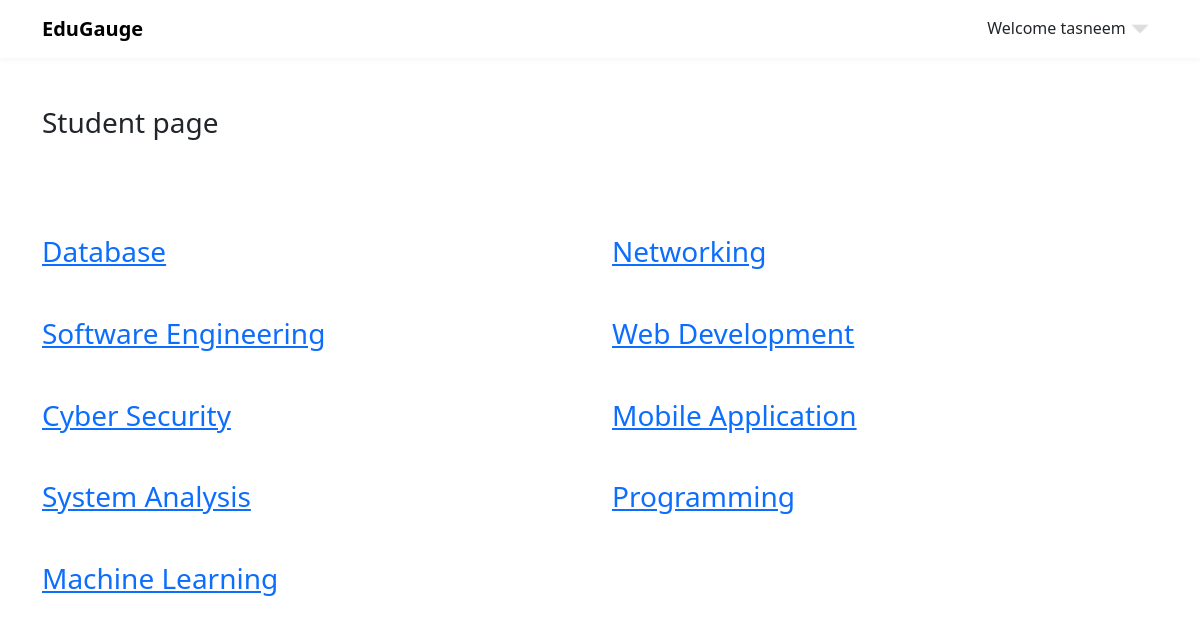
/student (signed in), run on the app's committed database.
### app.py (models this page shows)
class Course(db.Model):
    id = db.Column(db.Integer, primary_key=True, autoincrement=True)
    name = db.Column(db.String(255), unique=True, nullable=False)
    doctor_id = db.Column(db.Integer, db.ForeignKey('doctor.id'))
    questions = db.relationship('Questions', backref='courses', lazy=True)
    scores = db.relationship('Score', backref='courses', lazy=True)

### app.py (the view)
@myapp.route("/student", methods=['GET', 'POST'])
def studentIndex():
    if 'user_id' not in session:
        return redirect(url_for('studentLogin'))
    activeindex = "active"
    with myapp.app_context():
        courses = Course.query.all()
    return render_template('student/student.html', title="Home Page", activeIndex=activeindex, session=session,courses=courses )

### templates/student/student.html (shortened to what this page needs)
{% extends 'base.html' %}
{% block link %}
<link rel="stylesheet" href="{{ url_for('static' , filename='css/student.css') }}">
{% endblock %}
{% block body %}
<div class="container">
    <h3 class="mt-5 mb-5">Student page</h3>
    <div class="row pt-5">
        {% if courses %}
            {%for course in courses%}
                <div class="col-md-6">
                    <h3 class="mb-5"><a href="{{url_for('course_details', course_id=course.id)}}"> {{ course.name }} </a></h3>
                </div>
            {% endfor %}
        {% endif %}
    </div>
</div>
{% endblock %}

### static/css/layout.css (style rules this page uses)
* { box-sizing: border-box; }
:root { --white-color: #FFFFFF; --primary-color: #f44749; --secondary-color: #f3af24; --section-bg-color: #F9F9F9; --dark-color: #000000; --title-color: #565758; --news-title-color: #292828; --p-color: #717275; --border-color: #eaeaea; --body-font-family: 'Montserrat', sans-serif; }
body { background: var(--white-color); font-family: var(--body-font-family); position: relative; }

### data on the page
Course: name "Database"
Course: name "Networking"
Course: name "Software Engineering"
Course: name "Web Development"
Course: name "Cyber Security"
Course: name "Mobile Application"
Course: name "System Analysis"
Course: name "Programming"
Course: name "Machine Learning"

### other printed values
{{ session['user_name'] }} "tasneem"
